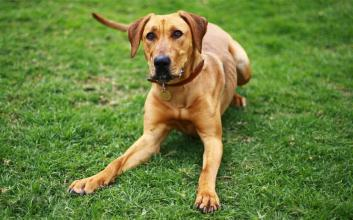
#> input picture dog.jpg, 353 x 220 px, found by its file name
$ jupyter execute --allow-errors 'Image Processing - 1.ipynb'   (shell and % lines are left out)   (text cells are left out)
#> lines starting #> are read from the running program, lines starting #| are printed output that depends on the picture; after the words box and inside, x2 and y2 are one past the last pixel; in counts of white or black regions, pixels touching at a corner belong together; pictures that were not available may be replaced by others from this repository, and a replacement may not be noted
[cell 1]
import numpy as np
import matplotlib.pyplot as plt

[cell 2]
x = np.array([[0,255,0,255],
             [255,0,255,0],
             [0,255,0,255],
             [255,0,255,0]])
plt.imshow(x,cmap='gray')
plt.show()

[cell 3]
x = np.array([[0,30,80,120],
             [255,220,200,160],
             [0,255,0,255],
             [255,0,255,0]])
plt.imshow(x,cmap='gray')
plt.show()
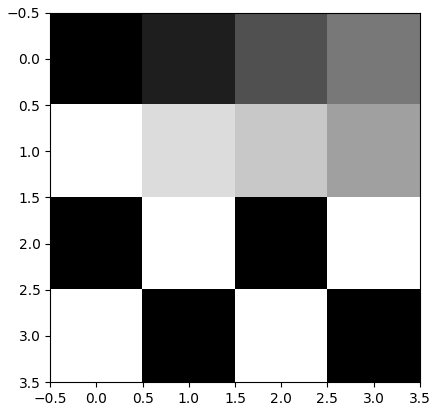
#> figure drawn by matplotlib, 1 panel

[cell 4]
y = np.array([[[0,0,0],[0,255,0]],
              [[0,0,255],[255,0,0]],
              [[255,255,255],[255,255,0]]])

plt.imshow(y)
plt.show()
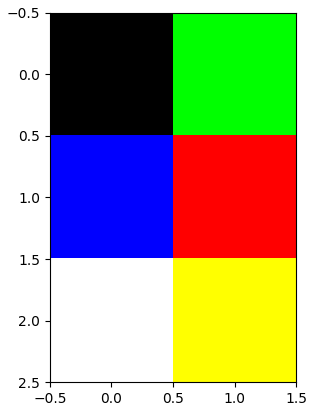
#> figure drawn by matplotlib, 1 panel

[cell 5]
x.shape

[cell 6]
y.shape

[cell 7]
## Loading an image from disk
img = plt.imread(r"C:\Users\anshu\Pictures\dog.jpg")
#> img is the input picture: shape (220, 353, 3); mean R, G, B 106.9, 129.8, 61.1
img.shape
#> Out = (220, 353, 3)

[cell 8]
plt.imshow(img)
plt.show()

[cell 9]
plt.imshow(img)
plt.show()

[cell 10]
plt.imshow(img)
plt.show()

[cell 11]
# copping an image - slicing an array
img2 = img[0:100,100:250]
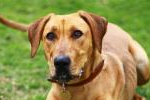
#> img2: shape (100, 150, 3); mean R, G, B 147.6, 141.6, 79.4
plt.imshow(img2)
plt.show()

[cell 12]
# increasing brightness
kernel = 50*np.ones(img.shape,dtype='int32')
img3 = img + kernel
plt.imshow(img3)
plt.show()
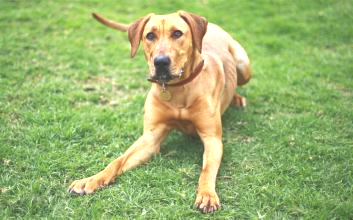
#> shown: shape (220, 353, 3); mean R, G, B 155.1, 179.5, 111.1

[cell 13]
# decrease the brightness of image
img3 = img - kernel
plt.imshow(img3)
plt.show()
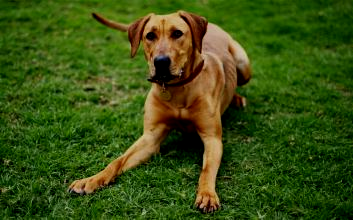
#> shown: shape (220, 353, 3); mean R, G, B 57.6, 80.2, 17.8

[cell 14]
# opencv - used very widely for image processing
# pip install opencv-python
import cv2

[cell 15]
img = cv2.imread(r"C:\Users\anshu\Pictures\test.jpg")
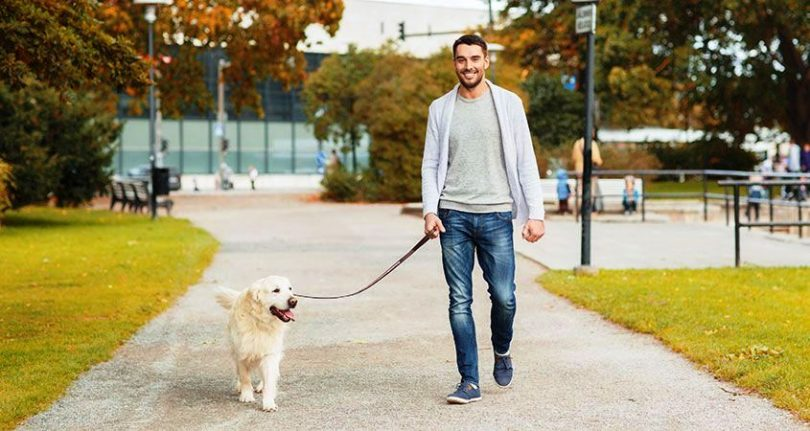
#> input picture test.jpg, 810 x 431 px, found by its file name
#> img is the input picture: shape (431, 810, 3); mean B, G, R 107.2, 143.8, 153.4
img.shape
#> Out = (431, 810, 3)

[cell 16]
plt.imshow(img)
plt.show()

[cell 17]
img2 = cv2.cvtColor(img,cv2.COLOR_BGR2RGB)
#> img2: shape (431, 810, 3)
plt.imshow(img2)
plt.show()

[cell 18]
img = cv2.imread(r"C:\Users\anshu\Pictures\test.jpg",0) #loading image as grayscale
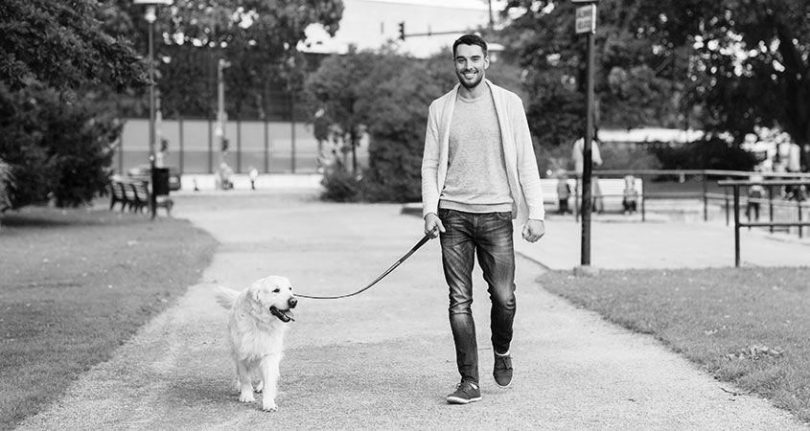
#> img: shape (431, 810); min 0, max 255, mean 142.5
img.shape
#> Out = (431, 810)

[cell 19]
plt.imshow(img,cmap='gray')
plt.show()

[cell 20]
img = cv2.imread(r"C:\Users\anshu\Pictures\test.jpg")
img2 = cv2.Canny(img,128,255)
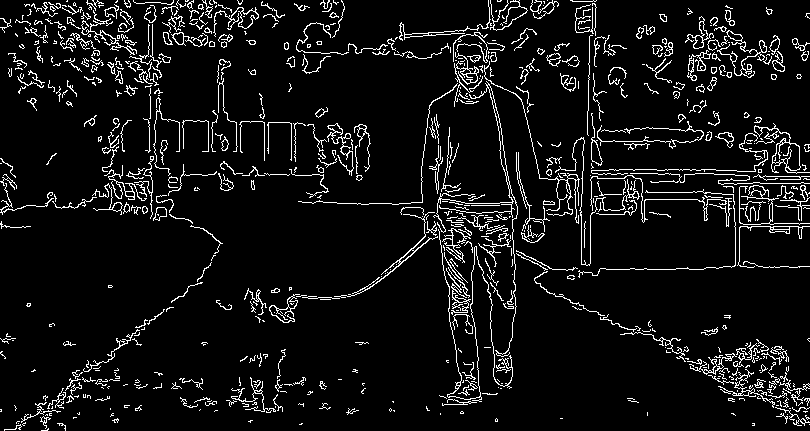
#> img2: shape (431, 810); 7.4% white in thin lines or dots
plt.imshow(img2,cmap='gray')
plt.show()

[cell 21]
img = cv2.imread(r"E:\image_data\np2.jpg",0)
#> (the rest of this cell did not finish here and is left out)

#> (a cell that did not finish here is left out)

[cell 23]
kernel = np.ones((7,7))
#> (the rest of this cell did not finish here and is left out)

[cell 24]
#dilatio
img3 = cv2.dilate(img2,kernel)
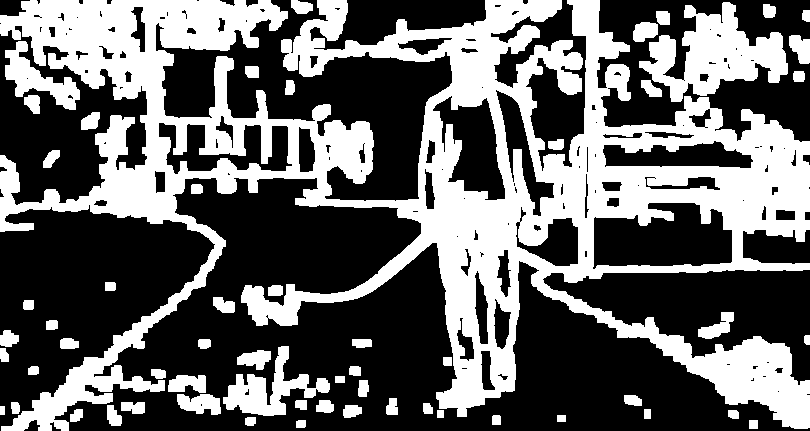
#> img3: shape (431, 810); 39.5% white; 59 white regions, largest, box (x1, y1, x2, y2) and area: (0, 0, 810, 431) 116060, (639, 2, 788, 102) 7209, (223, 346, 330, 416) 2760
plt.imshow(img3,cmap='gray')
plt.show()

[cell 25]
img = cv2.imread(r"E:\image_data\np3.jpg",0)
#> (the rest of this cell did not finish here and is left out)

[cell 26]
# rotate the image
img4 = cv2.rotate(img,cv2.ROTATE_90_CLOCKWISE)
#> (the rest of this cell did not finish here and is left out)

[cell 27]
# flipping of images
img5 = cv2.flip(img,1)
#> (the rest of this cell did not finish here and is left out)

[cell 28]
# Face detection
fd = cv2.CascadeClassifier(r"E:\image_data\haarcascade_frontalface_alt.xml")
#> (the rest of this cell did not finish here and is left out)

#> (a cell that did not finish here is left out)

[cell 30]
# working with videos
# creating a video object
vid = cv2.VideoCapture(r"F:\videos\video3.mp4")
while True:
    flag,img = vid.read()
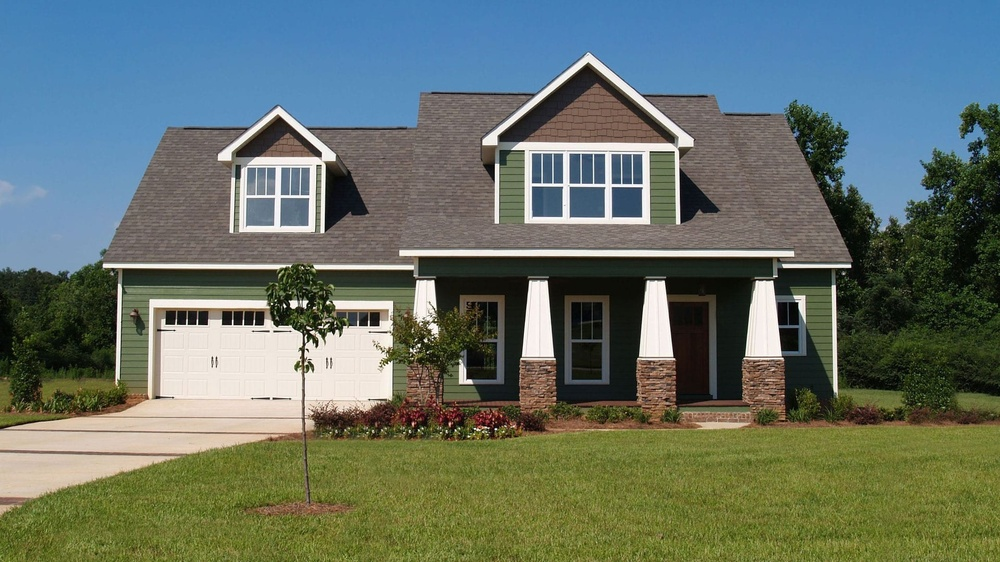
#> input picture Object Localization/House-Dataset/02.jpg, 1000 x 562 px, shrunk from 1920 x 1080 before the run, given in place of video3.mp4, which was not available
#> img is the input picture: shape (562, 1000, 3); mean B, G, R 104.4, 113.6, 101.3
    if flag:
        corners = fd.detectMultiScale(img)
#> corners = ()
        for x,y,w,h in corners:
            cv2.rectangle(img,(x,y),(x+w,y+h),[0,0,255],2)
#> this loop made 0 passes
        cv2.imshow("image",img)
        if cv2.waitKey(1) & 0xFF == ord('q'):
#> (key q is pressed here)
            break
    else:
        break
vid.release()
cv2.destroyAllWindows()

[cell 31]
# working with videos
# creating a video object
vid = cv2.VideoCapture(0)
while True:
    flag,img = vid.read()
    if flag:
        corners = fd.detectMultiScale(img)
        for x,y,w,h in corners:
            cv2.rectangle(img,(x,y),(x+w,y+h),[0,0,255],2)
        cv2.imshow("image",img)
        if cv2.waitKey(1) & 0xFF == ord('q'):
#> (key q is pressed here)
            break
    else:
        break
vid.release()
cv2.destroyAllWindows()
